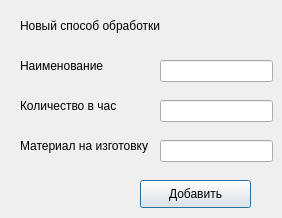
<?xml version="1.0" encoding="UTF-8"?>
<ui version="4.0">
 <class>Dialog</class>
 <widget class="QDialog" name="Dialog">
  <property name="geometry">
   <rect>
    <x>0</x>
    <y>0</y>
    <width>282</width>
    <height>218</height>
   </rect>
  </property>
  <property name="windowTitle">
   <string>Dialog</string>
  </property>
  <widget class="QLabel" name="label">
   <property name="geometry">
    <rect>
     <x>20</x>
     <y>50</y>
     <width>101</width>
     <height>31</height>
    </rect>
   </property>
   <property name="text">
    <string>Наименование</string>
   </property>
  </widget>
  <widget class="QLineEdit" name="lineEdit">
   <property name="geometry">
    <rect>
     <x>160</x>
     <y>60</y>
     <width>113</width>
     <height>22</height>
    </rect>
   </property>
  </widget>
  <widget class="QLabel" name="label_3">
   <property name="geometry">
    <rect>
     <x>20</x>
     <y>10</y>
     <width>241</width>
     <height>31</height>
    </rect>
   </property>
   <property name="text">
    <string>Новый способ обработки</string>
   </property>
  </widget>
  <widget class="QPushButton" name="pushButton">
   <property name="geometry">
    <rect>
     <x>140</x>
     <y>180</y>
     <width>111</width>
     <height>28</height>
    </rect>
   </property>
   <property name="text">
    <string>Добавить</string>
   </property>
  </widget>
  <widget class="QLineEdit" name="lineEdit_2">
   <property name="geometry">
    <rect>
     <x>160</x>
     <y>100</y>
     <width>113</width>
     <height>22</height>
    </rect>
   </property>
  </widget>
  <widget class="QLabel" name="label_2">
   <property name="geometry">
    <rect>
     <x>20</x>
     <y>90</y>
     <width>111</width>
     <height>31</height>
    </rect>
   </property>
   <property name="text">
    <string>Количество в час</string>
   </property>
  </widget>
  <widget class="QLineEdit" name="lineEdit_3">
   <property name="geometry">
    <rect>
     <x>160</x>
     <y>140</y>
     <width>113</width>
     <height>22</height>
    </rect>
   </property>
  </widget>
  <widget class="QLabel" name="label_4">
   <property name="geometry">
    <rect>
     <x>20</x>
     <y>130</y>
     <width>141</width>
     <height>31</height>
    </rect>
   </property>
   <property name="text">
    <string>Материал на изготовку</string>
   </property>
  </widget>
 </widget>
 <resources/>
 <connections/>
</ui>
